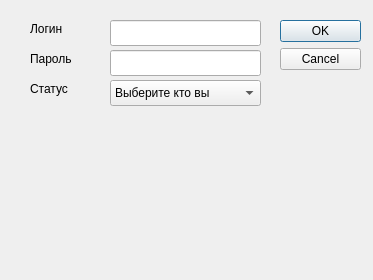
<?xml version="1.0" encoding="UTF-8"?>
<ui version="4.0">
 <class>Dialog</class>
 <widget class="QDialog" name="Dialog">
  <property name="geometry">
   <rect>
    <x>0</x>
    <y>0</y>
    <width>373</width>
    <height>280</height>
   </rect>
  </property>
  <property name="windowTitle">
   <string>Dialog</string>
  </property>
  <widget class="QDialogButtonBox" name="buttonBox">
   <property name="geometry">
    <rect>
     <x>280</x>
     <y>20</y>
     <width>81</width>
     <height>241</height>
    </rect>
   </property>
   <property name="orientation">
    <enum>Qt::Orientation::Vertical</enum>
   </property>
   <property name="standardButtons">
    <set>QDialogButtonBox::StandardButton::Cancel|QDialogButtonBox::StandardButton::Ok</set>
   </property>
  </widget>
  <widget class="QLineEdit" name="username">
   <property name="geometry">
    <rect>
     <x>110</x>
     <y>20</y>
     <width>151</width>
     <height>26</height>
    </rect>
   </property>
  </widget>
  <widget class="QLineEdit" name="password">
   <property name="geometry">
    <rect>
     <x>110</x>
     <y>50</y>
     <width>151</width>
     <height>26</height>
    </rect>
   </property>
  </widget>
  <widget class="QLabel" name="label_3">
   <property name="geometry">
    <rect>
     <x>30</x>
     <y>20</y>
     <width>66</width>
     <height>18</height>
    </rect>
   </property>
   <property name="text">
    <string>Логин</string>
   </property>
  </widget>
  <widget class="QLabel" name="label_4">
   <property name="geometry">
    <rect>
     <x>30</x>
     <y>50</y>
     <width>66</width>
     <height>18</height>
    </rect>
   </property>
   <property name="text">
    <string>Пароль</string>
   </property>
  </widget>
  <widget class="QComboBox" name="comboBox">
   <property name="geometry">
    <rect>
     <x>110</x>
     <y>80</y>
     <width>151</width>
     <height>26</height>
    </rect>
   </property>
   <item>
    <property name="text">
     <string>Выберите кто вы</string>
    </property>
   </item>
   <item>
    <property name="text">
     <string>Посетитель</string>
    </property>
   </item>
   <item>
    <property name="text">
     <string>Электрик</string>
    </property>
   </item>
   <item>
    <property name="text">
     <string>Уборщик</string>
    </property>
   </item>
   <item>
    <property name="text">
     <string>Администратор</string>
    </property>
   </item>
  </widget>
  <widget class="QLabel" name="label_5">
   <property name="geometry">
    <rect>
     <x>30</x>
     <y>80</y>
     <width>66</width>
     <height>18</height>
    </rect>
   </property>
   <property name="text">
    <string>Статус</string>
   </property>
  </widget>
 </widget>
 <resources/>
 <connections>
  <connection>
   <sender>buttonBox</sender>
   <signal>accepted()</signal>
   <receiver>Dialog</receiver>
   <slot>accept()</slot>
   <hints>
    <hint type="sourcelabel">
     <x>248</x>
     <y>254</y>
    </hint>
    <hint type="destinationlabel">
     <x>157</x>
     <y>274</y>
    </hint>
   </hints>
  </connection>
  <connection>
   <sender>buttonBox</sender>
   <signal>rejected()</signal>
   <receiver>Dialog</receiver>
   <slot>reject()</slot>
   <hints>
    <hint type="sourcelabel">
     <x>316</x>
     <y>260</y>
    </hint>
    <hint type="destinationlabel">
     <x>286</x>
     <y>274</y>
    </hint>
   </hints>
  </connection>
 </connections>
</ui>
